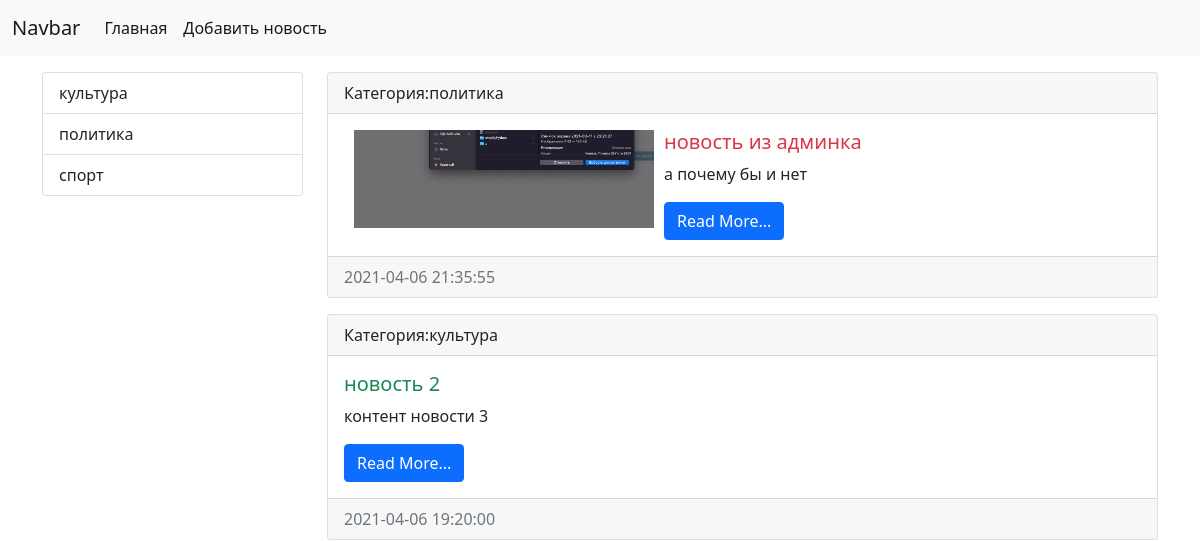
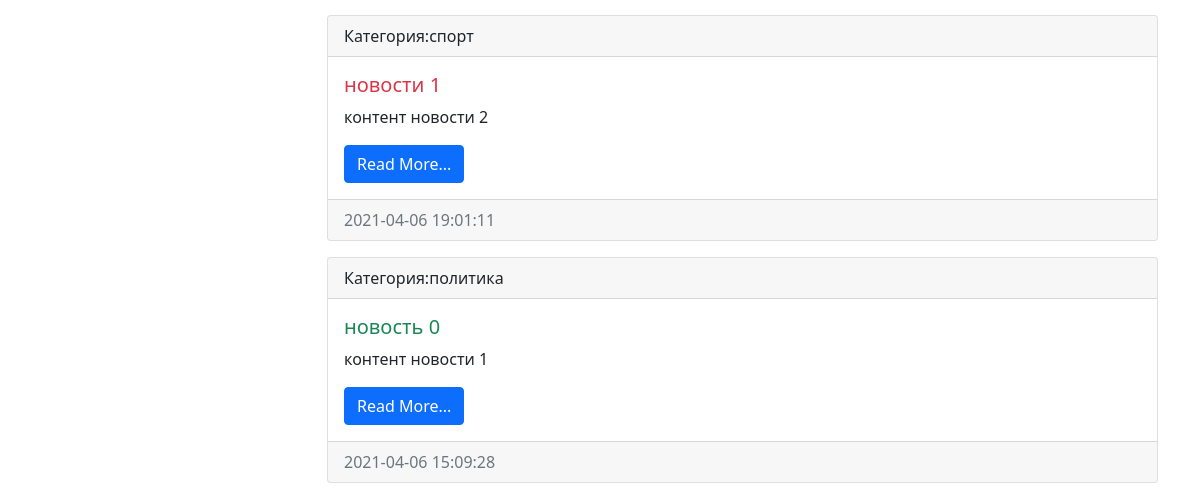
The page /news/ on the database as committed earlier (2 pictures, top to bottom).
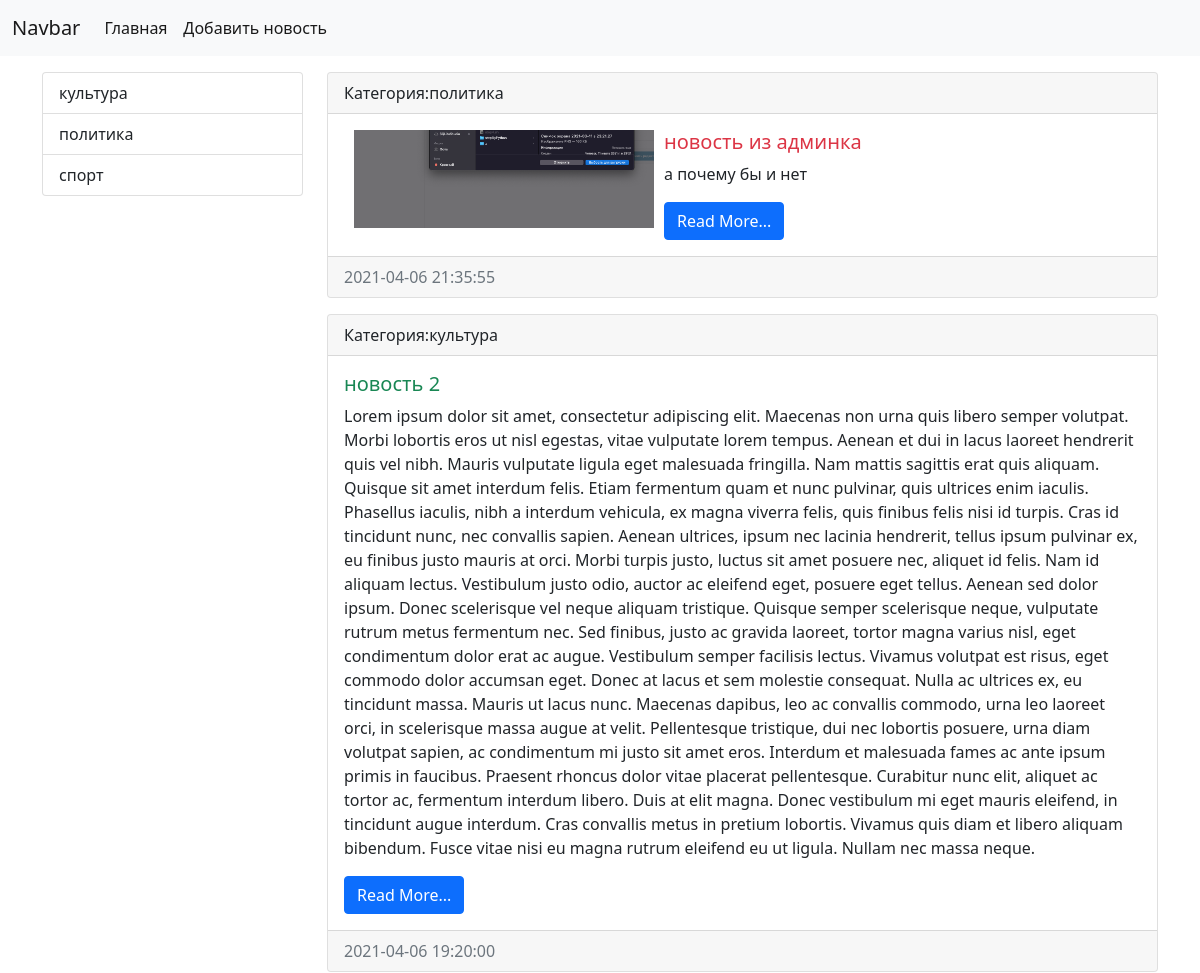
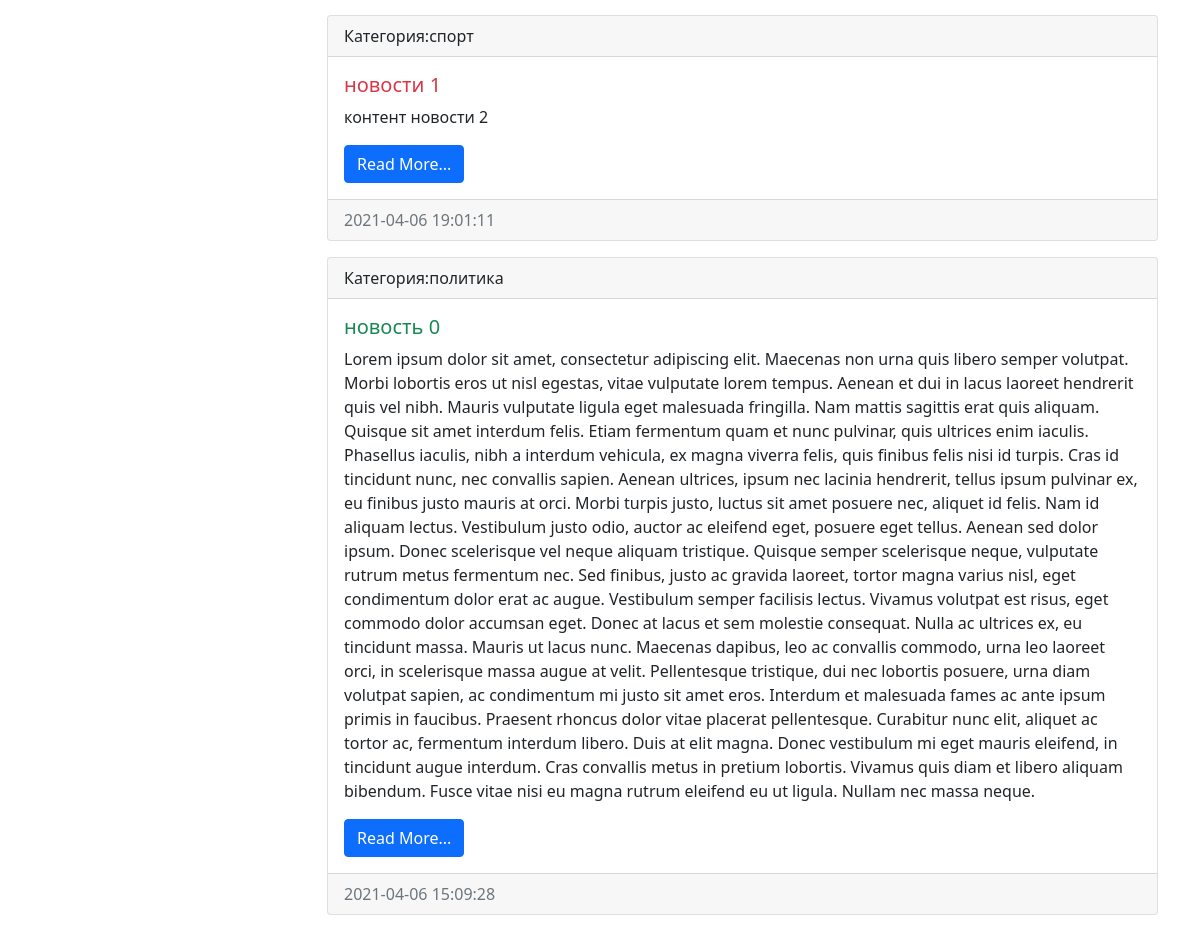
The same page on the database as committed later (2 pictures, top to bottom).
### news/models.py (models this page shows, shortened)
class News(models.Model):
    title = models.CharField(max_length=150, verbose_name='Наименование')
    content = models.TextField(blank=True, verbose_name='Контент')
    created_at=models.DateTimeField(auto_now_add=True,verbose_name='дата создания')
    updated_at=models.DateTimeField(auto_now=True, verbose_name='дата редактирования')
    photo=models.ImageField(upload_to="photo/%Y/%m/%d/", verbose_name='фото', blank = True)
    is_published = models.BooleanField(default=True, verbose_name='опубликовано?')
    category = models.ForeignKey('Category', on_delete=models.PROTECT, null = True, blank=True, verbose_name='Категория')
    class Meta:
        verbose_name = 'Новость'
        verbose_name_plural = 'Новости'
        ordering = ['-created_at', '-title']

class Category(models.Model):
    title = models.CharField(blank=True, max_length=150, db_index=True, verbose_name="Наименование")
    class Meta:
        verbose_name = 'категория'
        verbose_name_plural = 'категории'
        ordering = ['title']
    def __str__(self):
        return self.title

### news/views.py (the view)
# urls.py: path('', index, name="home"),
def index(request):
    news = News.objects.all()
    categories = Category.objects.all()
    context = {
        'news': news,
        'title': 'список новостей',
        'category': categories,
    }
    return render(request, 'news/index.html', context)

### news/templates/news/index.html (shortened to what this page needs)
{% extends 'base.html' %}
{% block sidebar %}
<div class="col-md-3">
  <div class="list-group">
    {% for item_category in category %}
    <a href="{% url 'category' item_category.pk %}" class="list-group-item list-group-item-action">{{ item_category.title}}</a>
  {% endfor %}
  </div>
</div>
{% endblock sidebar %}
{% block content %}
<div class="col-md-9">
  {% for item  in news %}
  <div class="card mb-3">
    <div class="card-header">
      Категория:{{item.category}}
    </div>
    <div class="card-body">
    <div class="media">
      {% if item.photo %}
      <img src="{{item.photo.url}}" alt="" width="300" align="left" hspace="10">
      {% endif %}
      <div class="media-body">
      <h5 class="card-title {% cycle  'text-danger' 'text-success' %}">{{item.title}}</h5>
      <p class="card-text">{{item.content}}</p>
      <a href="/" class="btn btn-primary">Read More...</a>
      </div>
    </div>
    </div>
    <div class="card-footer text-muted">
      {{ item.created_at|date:"Y-m-d H:i:s" }}
    </div>
  </div>
  {% empty %}
  Oopss
  {% endfor %}
</div>
{% endblock content %}

Rows that differ between the two databases and show on the page:
changed News "новость 2": content "контент новости 3" → "Lorem ipsum dolor sit amet, consectetur adipiscing elit. Maecenas non urna quis libero semper volutpat. Morbi lobortis eros ut nisl egestas, vitae vulputate lorem tempus. Aenean et dui in lacus laoreet hendrerit quis vel nibh. Mauris vulputate ligula eget malesuada fringilla. Nam mattis sagittis erat quis aliquam. Quisque sit amet interdum felis. Etiam fermentum quam et nunc pulvinar, quis ultrices enim iaculis. Phasellus iaculis, nibh a interdum vehicula, ex magna viverra felis, quis finibus felis nisi id turpis. Cras id tincidunt nunc, nec convallis sapien. Aenean ultrices, ipsum nec lacinia hendrerit, tellus ipsum pulvinar ex, eu finibus justo mauris at orci. Morbi turpis justo, luctus…"
changed News "новость 0": content "контент новости 1" → "Lorem ipsum dolor sit amet, consectetur adipiscing elit. Maecenas non urna quis libero semper volutpat. Morbi lobortis eros ut nisl egestas, vitae vulputate lorem tempus. Aenean et dui in lacus laoreet hendrerit quis vel nibh. Mauris vulputate ligula eget malesuada fringilla. Nam mattis sagittis erat quis aliquam. Quisque sit amet interdum felis. Etiam fermentum quam et nunc pulvinar, quis ultrices enim iaculis. Phasellus iaculis, nibh a interdum vehicula, ex magna viverra felis, quis finibus felis nisi id turpis. Cras id tincidunt nunc, nec convallis sapien. Aenean ultrices, ipsum nec lacinia hendrerit, tellus ipsum pulvinar ex, eu finibus justo mauris at orci. Morbi turpis justo, luctus…"
